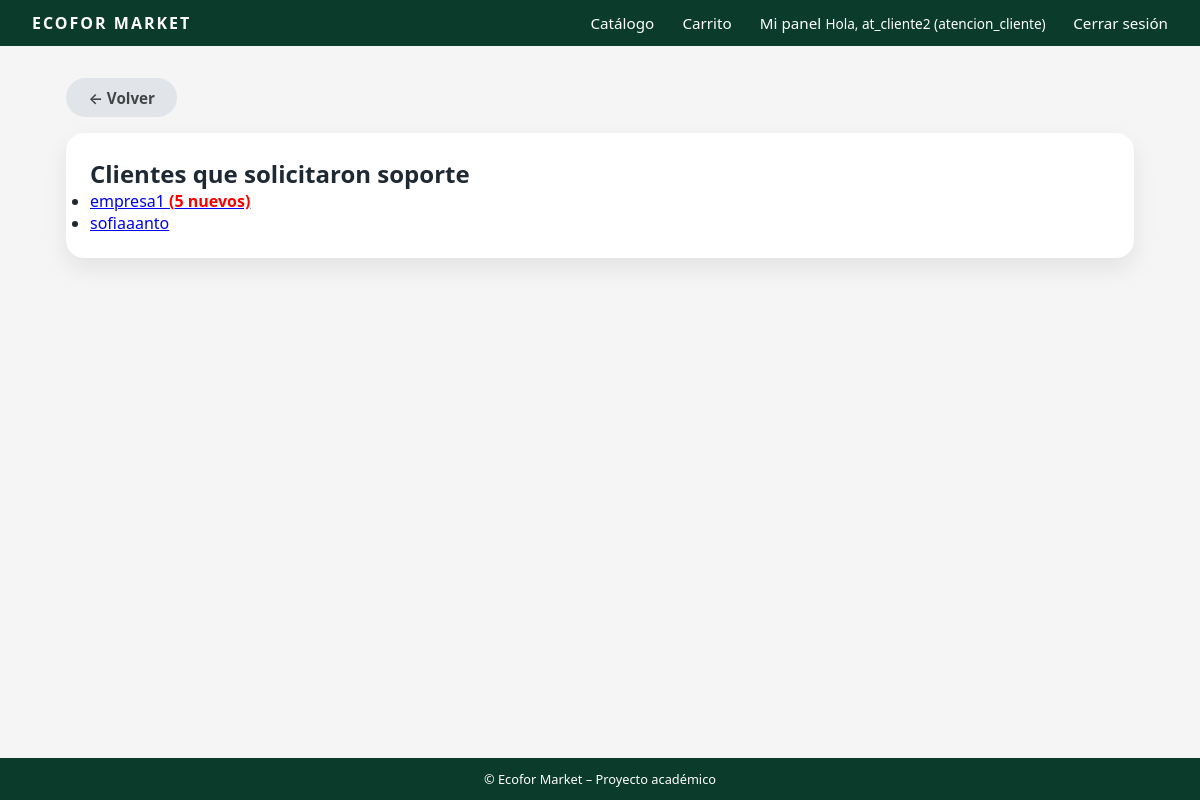
/mensajeria/soporte/ (signed in), run on an earlier commit of the app's database.
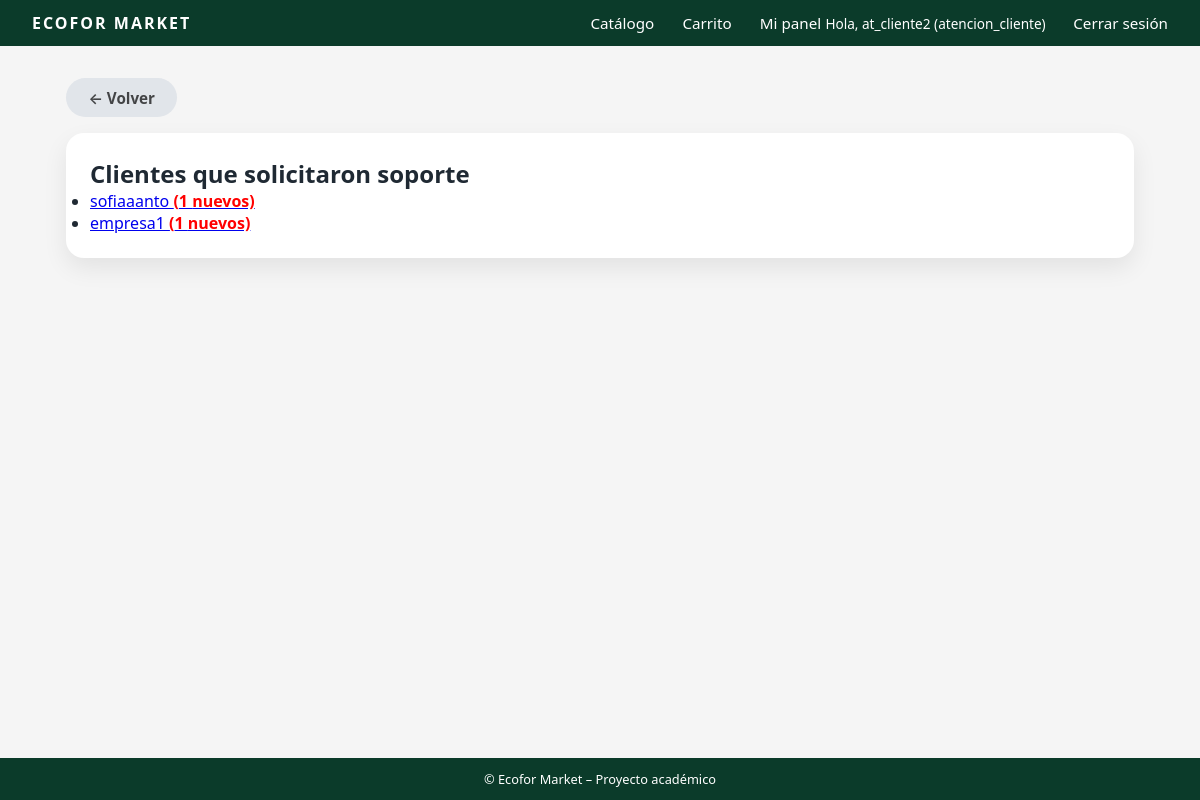
And on a later commit of the database.
### usuarios/models.py (models this page shows, shortened)
class Usuario(AbstractUser):
    TIPO_CLIENTE = [
        ("natural", "Persona Natural"),
        ("empresa", "Empresa"),
        ("admin", "Administrador"),
        ("atencion_cliente", "Atención al Cliente"),
    ]
    rut = models.CharField(max_length=12, unique=True, blank=True, null=True)
    tipo_cliente = models.CharField(
        max_length=20,
        choices=TIPO_CLIENTE,
        default="natural"
    )

### mensajeria/views.py (the view)
# urls.py: path("soporte/", views.soporte_conversaciones, name="soporte_conversaciones"),
def soporte_conversaciones(request):
    conversaciones = (
        Message.objects.filter(receiver=request.user)
        .values("sender")
        .annotate(last_msg=Max("timestamp"))
        .order_by("-last_msg")
    )
    clientes = []
    for conv in conversaciones:
        cliente = User.objects.get(id=conv["sender"])
        cliente.unread_count = Message.objects.filter(
            sender=cliente,
            receiver=request.user,
            is_read=False
        ).count()
        clientes.append(cliente)
    return render(request, "mensajeria/soporte_conversaciones.html", {
        "clientes": clientes
    })

### mensajeria/templates/mensajeria/soporte_conversaciones.html
{% extends "core/base.html" %}
{% block content %}
<div class="container">
    <a href="{% url 'dashboard' %}" class="btn btn-secondary"
   style="
        display: inline-flex;
        align-items: center;
        gap: 6px;
        text-decoration: none;
        color: #000000b3;
        font-weight: 600;
        margin-bottom: 1rem;
   ">
    ← Volver
    </a>
    <div class="card">
        <h2 class="titulo">Clientes que solicitaron soporte</h2>
        {% if clientes %}
        <ul class="lista">
            {% for cliente in clientes %}
                <li class="item">
                    <a class="link" href="{% url 'mensajeria:chat' cliente.id %}">
                        {{ cliente.username }}
                        {% if cliente.unread_count > 0 %}
                            <strong style="color:red;">
                                ({{ cliente.unread_count }} nuevos)
                            </strong>
                        {% endif %}
                    </a>
                </li>
            {% endfor %}
        </ul>
        {% else %}
            <p>No hay mensajes nuevos.</p>
        {% endif %}
    </div>
</div>
{% endblock %}

What changed in the data, as far as the page shows it:
changed Usuario "sofiaaanto": unread_count (not shown) → "1"; moves up the list
changed Usuario "empresa1": unread_count "5" → "1"
